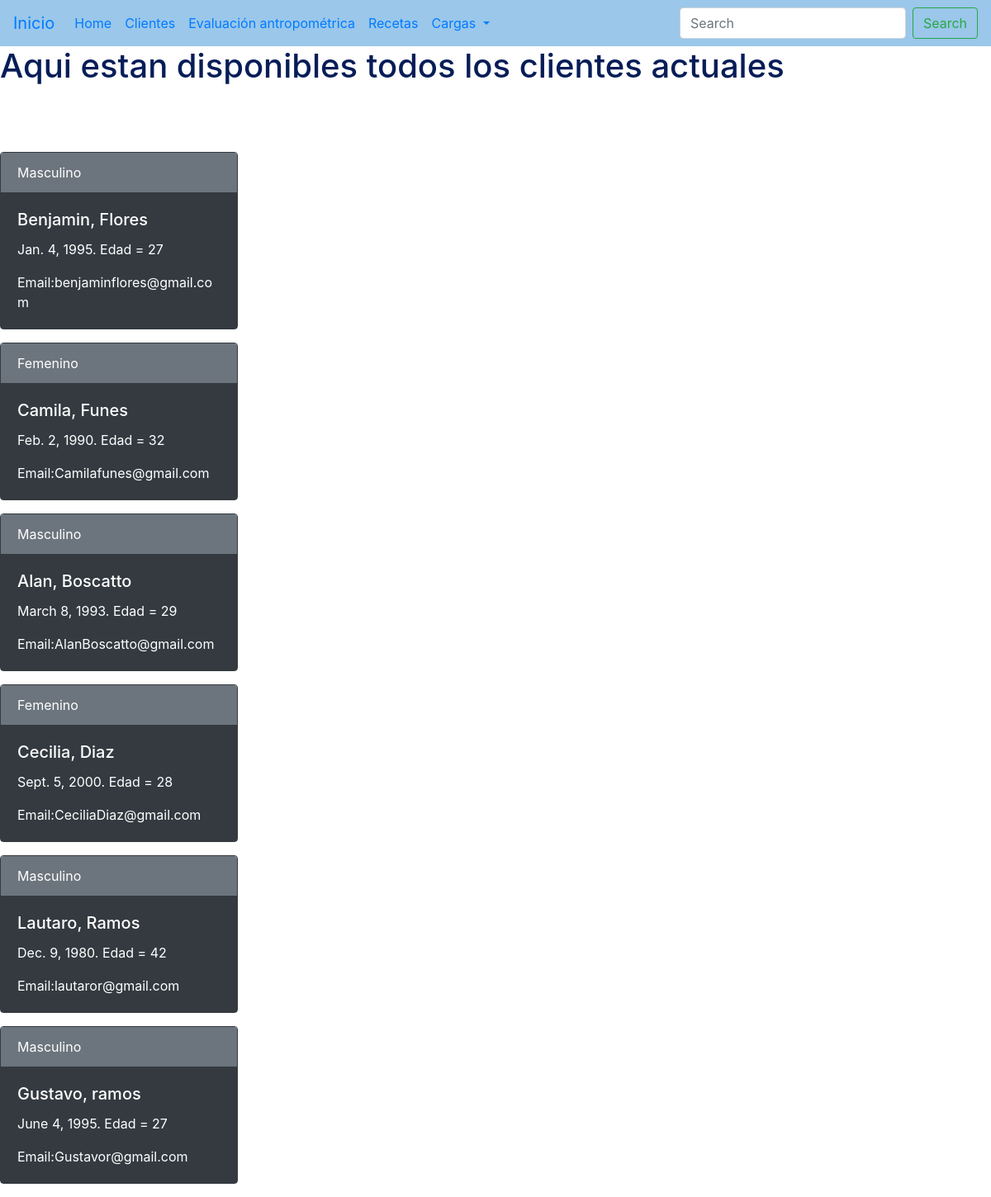
/clientes/, run on the app's committed database.
### app_nutricion/models.py (models this page shows)
class Clientes(models.Model):
    name = models.CharField(max_length=30)
    last_name = models.CharField(max_length=40)
    birth_date = models.DateField()
    age = models.IntegerField()
    sexo = models.CharField(max_length=20)
    email = models.EmailField(max_length=100)
    class Meta:
        verbose_name = 'Cliente'
        verbose_name_plural = 'Clientes'

### app_nutricion/views.py (the view)
# urls.py: path('',listar_clientes, name='lista_clientes'),
def listar_clientes(request):
    lista_clientes = Clientes.objects.all()
    context = {'lista_clientes': lista_clientes}
    return render(request, 'lista_clientes.html', context=context)

### templates/lista_clientes.html (shortened to what this page needs)
{% extends 'base.html' %}
{% block contenido %}
<h1 style = color:rgb(6,29,88)> Aqui estan disponibles todos los clientes actuales</h1>
{% for cliente in lista_clientes %}
    <div class="card text-dark border-dark mb-3" style="max-width: 18rem;">
        <div class="card-header text-white bg-secondary border-dark">{{cliente.sexo}}</div>
        <div class="card-body text-white bg-dark border-dark">
        <h5 class="card-title">{{cliente.name}}, {{cliente.last_name}}</h5>
        <p class="card-text">{{cliente.birth_date}}. Edad = {{cliente.age}}</p>
        <p class="card-text">Email:{{cliente.email}} </p>
        </div>
    </div>
{% endfor %}
{% endblock %}

### data on the page
Clientes: sexo "Masculino", name "Benjamin", last_name "Flores", birth_date "Jan. 4, 1995", age "27", email "benjaminflores@gmail.com"
Clientes: sexo "Femenino", name "Camila", last_name "Funes", birth_date "Feb. 2, 1990", age "32", email "Camilafunes@gmail.com"
Clientes: sexo "Masculino", name "Alan", last_name "Boscatto", birth_date "March 8, 1993", age "29", email "AlanBoscatto@gmail.com"
Clientes: sexo "Femenino", name "Cecilia", last_name "Diaz", birth_date "Sept. 5, 2000", age "28", email "CeciliaDiaz@gmail.com"
Clientes: sexo "Masculino", name "Lautaro", last_name "Ramos", birth_date "Dec. 9, 1980", age "42", email "lautaror@gmail.com"
Clientes: sexo "Masculino", name "Gustavo", last_name "ramos", birth_date "June 4, 1995", age "27", email "Gustavor@gmail.com"
